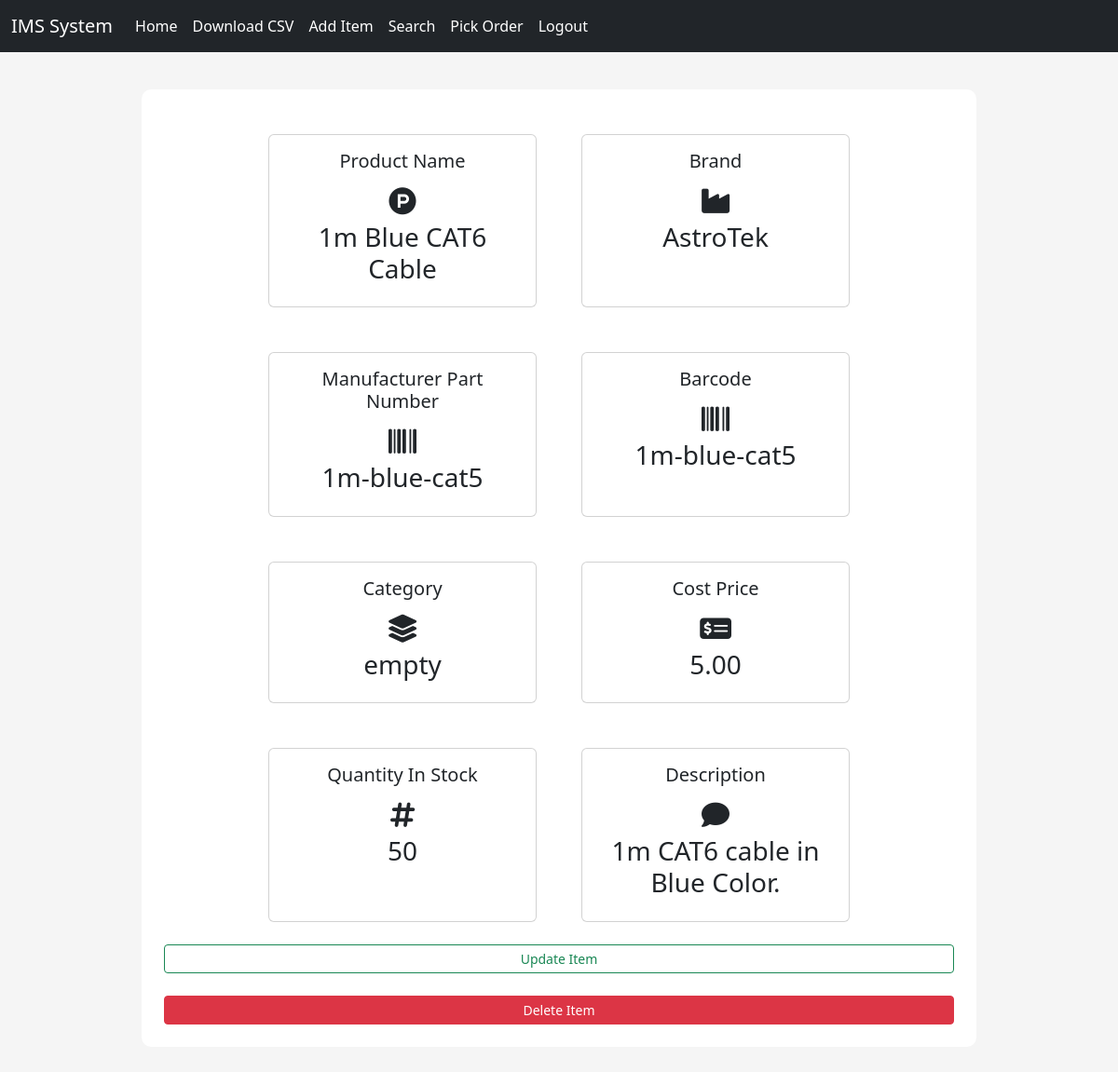
The page /inventory/product/2 (signed in) on the database as committed earlier.
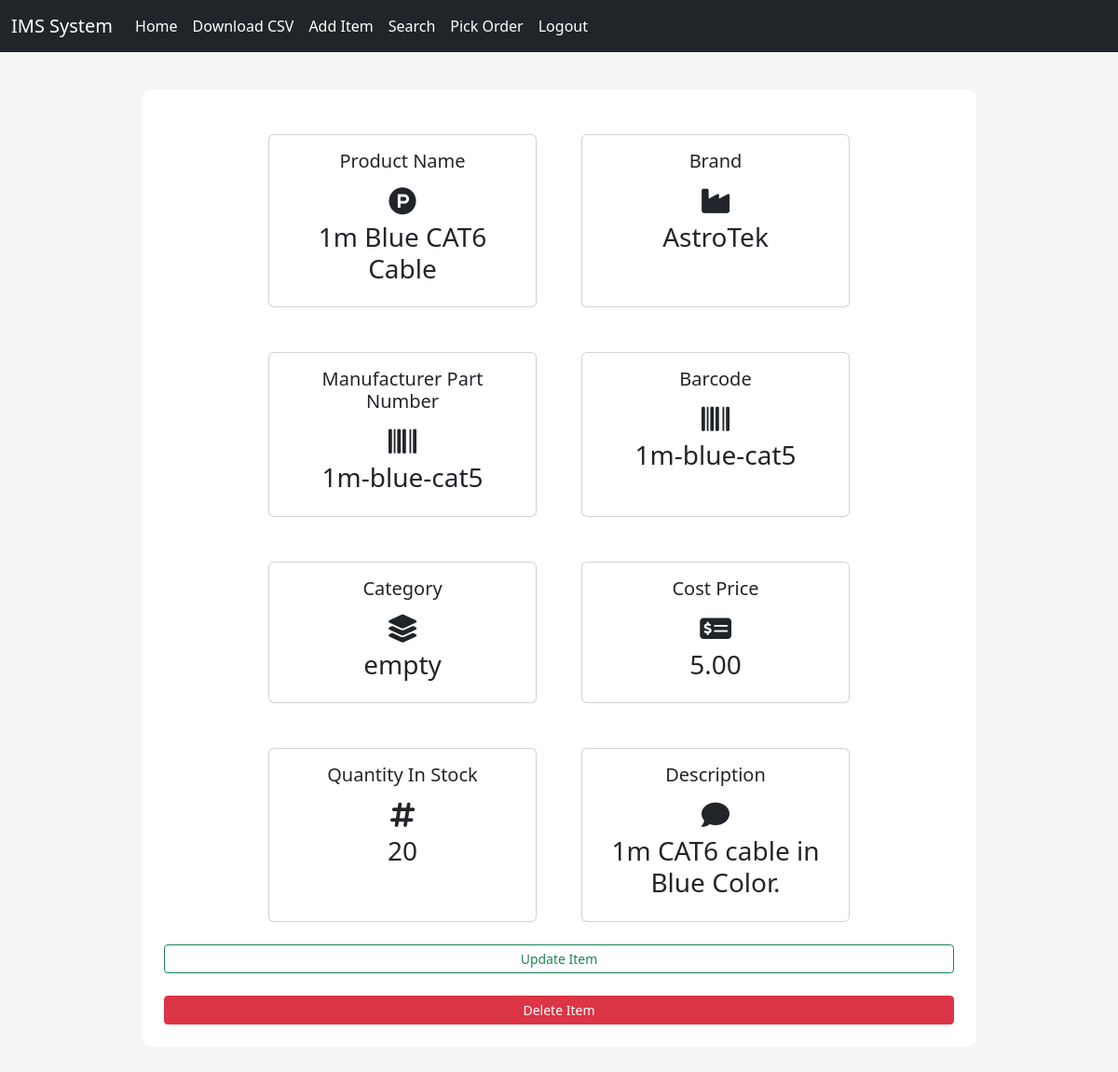
The same page on the database as committed later.
### inventory/models.py (models this page shows, shortened)
class Inventory(models.Model):
    brand = models.CharField(max_length=300, null=False, blank=False)
    title = models.CharField(max_length=300, null=False, blank=False)
    manufacturer_part_number = models.CharField(max_length=300, null=False, blank=False)
    barcode = models.CharField(max_length=300, null=False, blank=False)
    category = models.CharField(max_length=300, null=False, blank=False)
    cost_price = models.DecimalField(
        max_digits=19, decimal_places=2, null=False, blank=False
    )
    quantity_in_stock = models.IntegerField(null=False, blank=False)
    description = models.TextField(null=True, blank=True)

### inventory/views.py (the view)
# urls.py: path("product/<int:pk>", per_product_view, name="per_product"),
@login_required()
def per_product_view(request, pk):
    inventory = get_object_or_404(Inventory, pk=pk)
    context = {"inventory": inventory}
    return render(request, "per_product.html", context=context)

### templates/per_product.html
{% extends "base.html" %}
{% block content %}
<div class="content-section">
    <div class="row mx-auto justify-content-center">
        <div class="card m-4" style="width: 18rem;">
            <div class="card-body">
                <h5 class="card-title text-center">Product Name</h5>
                <div class="text-center" style="font-size: 30px;">
                    <span><i class="fab fa-product-hunt"></i></span>
                </div>
                <h3 class="text-center">{{ inventory.title }}</h3>
            </div>
        </div>
        <div class="card m-4" style="width: 18rem;">
            <div class="card-body">
                <h5 class="card-title text-center">Brand</h5>
                <div class="text-center" style="font-size: 30px;">
                    <span><i class="fa fa-industry"></i></span>
                </div>
                <h3 class="text-center">{{ inventory.brand }}</h3>
            </div>
        </div>
        <div class="card m-4" style="width: 18rem;">
            <div class="card-body">
                <h5 class="card-title text-center">Manufacturer Part Number</h5>
                <div class="text-center" style="font-size: 30px;">
                    <span><i class="fa fa-barcode"></i></span>
                </div>
                <h3 class="text-center">{{ inventory.manufacturer_part_number }}</h3>
            </div>
        </div>
        <div class="card m-4" style="width: 18rem;">
            <div class="card-body">
                <h5 class="card-title text-center">Barcode</h5>
                <div class="text-center" style="font-size: 30px;">
                    <span><i class="fa fa-barcode"></i></span>
                </div>
                <h3 class="text-center">{{ inventory.barcode }}</h3>
            </div>
        </div>
        <div class="card m-4" style="width: 18rem;">
            <div class="card-body">
                <h5 class="card-title text-center">Category</h5>
                <div class="text-center" style="font-size: 30px;">
                    <span><i class="fa fa-layer-group"></i></span>
                </div>
                <h3 class="text-center">{{ inventory.category }}</h3>
            </div>
        </div>
        <div class="card m-4" style="width: 18rem;">
            <div class="card-body">
                <h5 class="card-title text-center">Cost Price</h5>
                <div class="text-center" style="font-size: 30px;">
                    <span><i class="fa fa-money-check-dollar"></i></span>
                </div>
                <h3 class="text-center">{{ inventory.cost_price }}</h3>
            </div>
        </div>
        <div class="card m-4" style="width: 18rem;">
            <div class="card-body">
                <h5 class="card-title text-center">Quantity In Stock</h5>
                <div class="text-center" style="font-size: 30px;">
                    <span><i class="fa fa-hashtag"></i></span>
                </div>
                <h3 class="text-center">{{ inventory.quantity_in_stock }}</h3>
            </div>
        </div>
        <div class="card m-4" style="width: 18rem;">
            <div class="card-body">
                <h5 class="card-title text-center">Description</h5>
                <div class="text-center" style="font-size: 30px;">
                    <span><i class="fa fa-comment"></i></span>
                </div>
                <h3 class="text-center">{{ inventory.description }}</h3>
            </div>
        </div>
        <a class="btn btn-outline-success btn-sm mb-4" href="{% url 'update_inventory' inventory.id %}">Update Item</a>
        <a class="btn btn-danger btn-sm" href="{% url 'delete_inventory' inventory.id %}">Delete Item</a>
    </div>
</div>
{% endblock %}

Rows that differ between the two databases and show on the page:
changed Inventory "1m Blue CAT6 Cable": quantity_in_stock "50" → "20"
